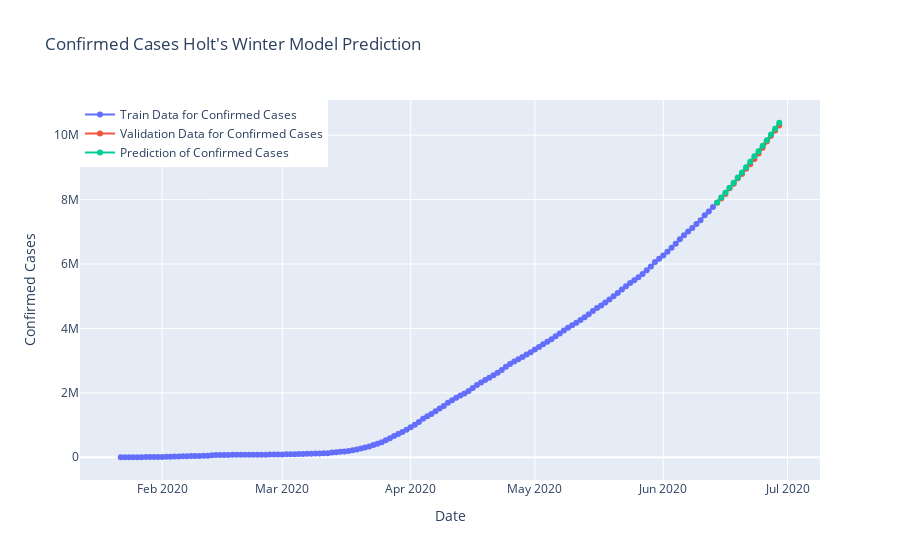

This figure's notebook cell:
### Code cell
fig = go.Figure()
fig.add_trace(go.Scatter(x=model_train.index, y=model_train['Confirmed'],
                        mode='lines+markers', name='Train Data for Confirmed Cases'))
fig.add_trace(go.Scatter(x=valid.index, y=valid['Confirmed'],
                        mode='lines+markers', name='Validation Data for Confirmed Cases'))
fig.add_trace(go.Scatter(x=valid.index, y=y_pred["Holt's Winter Model"],
                        mode='lines+markers', name='Prediction of Confirmed Cases'))
fig.update_layout(title="Confirmed Cases Holt's Winter Model Prediction",
                 xaxis_title='Date', yaxis_title='Confirmed Cases', 
                 legend= dict(x=0,y=1, traceorder='normal'))

fig.show()

### Figure 1 — Plotly figure (JSON) as saved in the notebook; plotly's stock layout.template omitted (floating-point values rounded to 4 significant figures; data arrays with more than 128 entries replaced by an {"elided": "..."} marker saying what was removed)
{"data": [{"mode": "lines+markers", "name": "Train Data for Confirmed Cases", "type": "scatter", "x": {"elided": "144 str values"}, "y": {"elided": "144 int values"}}, {"mode": "lines+markers", "name": "Validation Data for Confirmed Cases", "type": "scatter", "x": ["2020-06-14T00:00:00", "2020-06-15T00:00:00", "2020-06-16T00:00:00", "2020-06-17T00:00:00", "2020-06-18T00:00:00", "2020-06-19T00:00:00", "2020-06-20T00:00:00", "2020-06-21T00:00:00", "2020-06-22T00:00:00", "2020-06-23T00:00:00", "2020-06-24T00:00:00", "2020-06-25T00:00:00", "2020-06-26T00:00:00", "2020-06-27T00:00:00", "2020-06-28T00:00:00", "2020-06-29T00:00:00"], "y": [7900924, 8034504, 8173940, 8349950, 8488977, 8664986, 8791804, 8955536, 9098641, 9263466, 9430516, 9609829, 9801572, 9979535, 10145791, 10302151]}, {"mode": "lines+markers", "name": "Prediction of Confirmed Cases", "type": "scatter", "x": ["2020-06-14T00:00:00", "2020-06-15T00:00:00", "2020-06-16T00:00:00", "2020-06-17T00:00:00", "2020-06-18T00:00:00", "2020-06-19T00:00:00", "2020-06-20T00:00:00", "2020-06-21T00:00:00", "2020-06-22T00:00:00", "2020-06-23T00:00:00", "2020-06-24T00:00:00", "2020-06-25T00:00:00", "2020-06-26T00:00:00", "2020-06-27T00:00:00", "2020-06-28T00:00:00", "2020-06-29T00:00:00"], "y": [7913000.0, 8062000.0, 8213000.0, 8367000.0, 8523000.0, 8683000.0, 8843000.0, 9007000.0, 9173000.0, 9342000.0, 9500000.0, 9672000.0, 9846000.0, 10020000.0, 10200000.0, 10390000.0]}], "layout": {"legend": {"traceorder": "normal", "x": 0, "y": 1}, "title": {"text": "Confirmed Cases Holt's Winter Model Prediction"}, "xaxis": {"title": {"text": "Date"}}, "yaxis": {"title": {"text": "Confirmed Cases"}}}}
